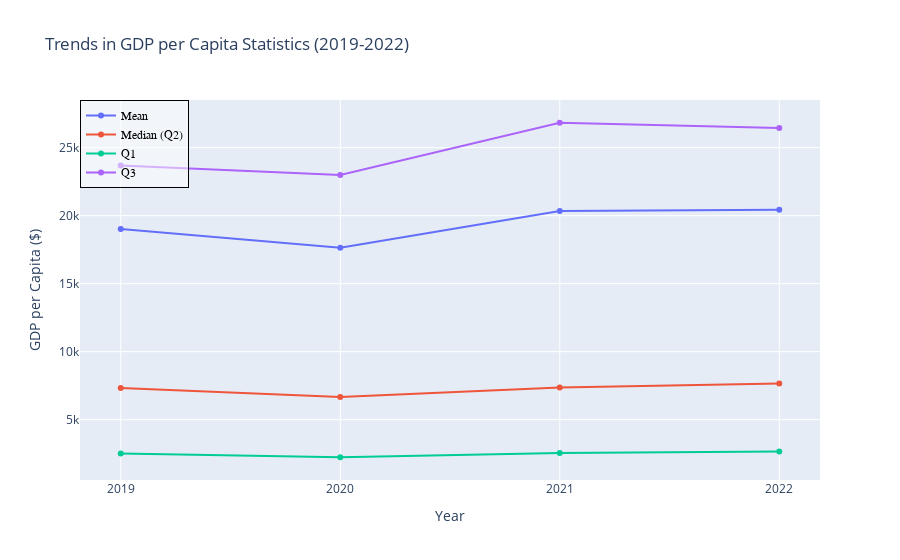

Notebook code for this chart:
### Code cell
# Plot Q1, Median, Q3, and Mean for each year
fig = go.Figure()

fig.add_trace(go.Scatter(
    x=gdp_stats.index,
    y=gdp_stats['mean'],
    mode='lines+markers',
    name='Mean'
))

fig.add_trace(go.Scatter(
    x=gdp_stats.index,
    y=gdp_stats['50%'],
    mode='lines+markers',
    name='Median (Q2)'
))

fig.add_trace(go.Scatter(
    x=gdp_stats.index,
    y=gdp_stats['25%'],
    mode='lines+markers',
    name='Q1'
))

fig.add_trace(go.Scatter(
    x=gdp_stats.index,
    y=gdp_stats['75%'],
    mode='lines+markers',
    name='Q3'
))

fig.update_layout(
    title='Trends in GDP per Capita Statistics (2019-2022)',
    xaxis_title='Year',
    yaxis_title='GDP per Capita ($)',
    xaxis=dict(
        tickmode='array',
        tickvals=gdp_stats.index
    ),
    legend=dict(
        x=0,
        y=1,
        traceorder="normal",
        font=dict(
            family="sans-serif",
            size=12,
            color="black"
        ),
        bgcolor="rgba(255, 255, 255, 0.5)",
        bordercolor="Black",
        borderwidth=1
    ),
    hovermode='x unified'
)

fig.show()

### Figure 1 — Plotly figure (JSON) as saved in the notebook; plotly's stock layout.template omitted (floating-point values rounded to 4 significant figures)
{"data": [{"mode": "lines+markers", "name": "Mean", "type": "scatter", "x": [2019, 2020, 2021, 2022], "y": [19020.0, 17630.0, 20330.0, 20430.0]}, {"mode": "lines+markers", "name": "Median (Q2)", "type": "scatter", "x": [2019, 2020, 2021, 2022], "y": [7331.0, 6660.0, 7359.0, 7657.0]}, {"mode": "lines+markers", "name": "Q1", "type": "scatter", "x": [2019, 2020, 2021, 2022], "y": [2502.0, 2234.0, 2539.0, 2659.0]}, {"mode": "lines+markers", "name": "Q3", "type": "scatter", "x": [2019, 2020, 2021, 2022], "y": [23680.0, 22990.0, 26830.0, 26440.0]}], "layout": {"hovermode": "x unified", "legend": {"bgcolor": "rgba(255, 255, 255, 0.5)", "bordercolor": "Black", "borderwidth": 1, "font": {"color": "black", "family": "sans-serif", "size": 12}, "traceorder": "normal", "x": 0, "y": 1}, "title": {"text": "Trends in GDP per Capita Statistics (2019-2022)"}, "xaxis": {"tickmode": "array", "tickvals": [2019, 2020, 2021, 2022], "title": {"text": "Year"}}, "yaxis": {"title": {"text": "GDP per Capita ($)"}}}}
